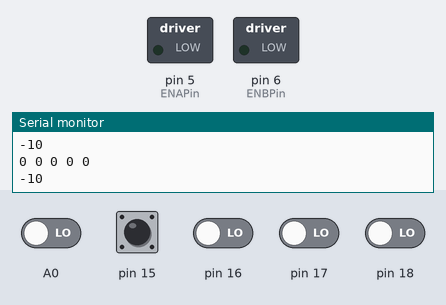
Simulated run of this sketch. Board: Arduino Uno, built with avr-gcc and run on an emulated ATmega328P. Parts: switched loads named in the sketch (green lamp = pin HIGH), the last lines printed to the serial monitor. Dashed ring = blinking. Inputs (shaded band) come from the test bench; at power-on: A0, pin 15–18 LOW.

Above: at 1.2 s.
1.3 s: A0 driven HIGH
At 1.9 s:
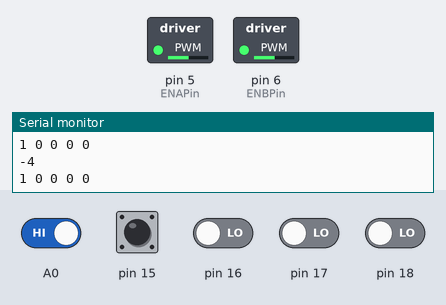
2.8 s: pin 16 driven HIGH
At 4.2 s:
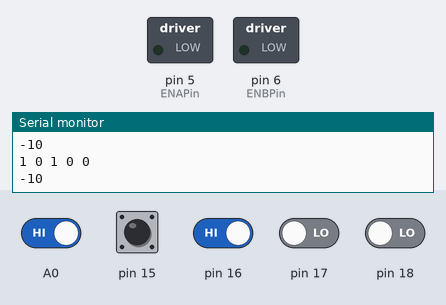
5.8 s: pin 16 driven LOW
At 7.0 s:
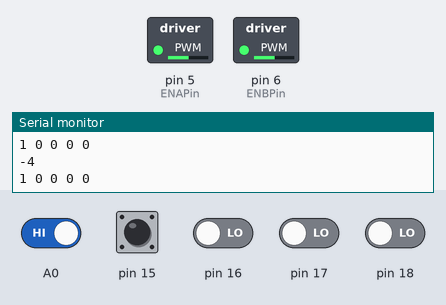
7.3 s: pin 17 driven HIGH
At 8.3 s:
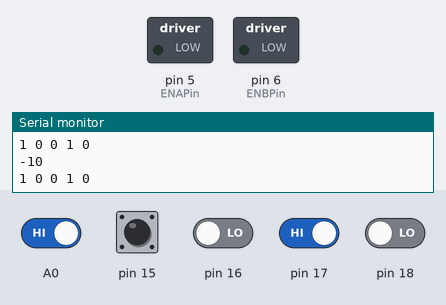
10.3 s: A0 driven LOW
At 10.7 s:
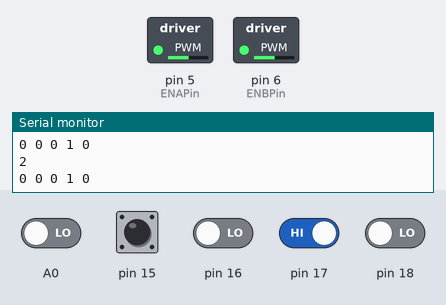
11.8 s: pin 15 pulsed HIGH 5 times (0.12 s each, 0.3 s apart)
At 12.03 s:
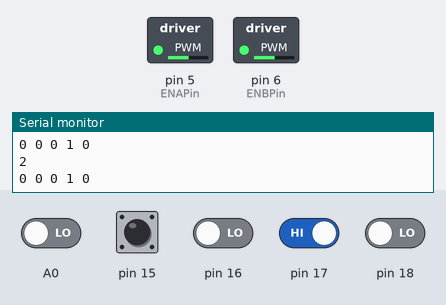
Timing chart, 0 to 14.8 s (numbered marks = the images above; inputs shaded):
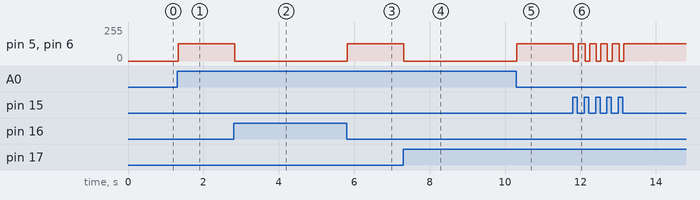

Measured:
- after the input at 1.3 s, pin 5 (ENAPin), pin 6 (ENBPin): 0/255 → 130/255 at once
- after the input at 2.8 s, pin 5 (ENAPin), pin 6 (ENBPin): 130/255 → 0/255 at once
- after the input at 5.8 s, pin 5 (ENAPin), pin 6 (ENBPin): 0/255 → 130/255 at once
- after the input at 7.3 s, pin 5 (ENAPin), pin 6 (ENBPin): 130/255 → 0/255 at once
- after the input at 10.3 s, pin 5 (ENAPin), pin 6 (ENBPin): 0/255 → 130/255 at once
- after the input at 11.8 s, pin 5 (ENAPin), pin 6 (ENBPin): alternates 130/255 for 0.18 s and 0/255 for 0.12 s, 10 changes in all, then stays 130/255, starting at once

The sketch:

line_tracer.ino
```cpp
//#define MOTOR_R_IN1 2
//#define MOTOR_R_IN2 3
//#define MOTOR_R_ENA 5
//#define MOTOR_R_ENB 8
//#define MOTOR_R_PWM 10

//#define MOTOR_L_IN1 4
//#define MOTOR_L_IN2 7
//#define MOTOR_L_ENA 6
//#define MOTOR_L_ENB 9
//#define MOTOR_L_PWM 11

//NewPing sonar[SONAR_NUM]
//{// Sensor object array.
  //NewPing (4, 5, MAX DISTANCE), // Each sensor's trigger pin, echo pin, and max distance to ping.
  //NewPing (6, 7, MAX DISTANCE) ,
  //NewPing (8, 9, MAX DISTANCE)
//};

#define IN1Pin 2
#define IN2Pin 3
#define ENAPin 5

#define IN3Pin 4
#define IN4Pin 7
#define ENBPin 6

int line_sensor [5] = {0,0,0,0,0}; // 배열을 선언

int read_line_sensor()
{
  int i;
  int sum = 0;
  int line_index;

  for(i = 0; i < 5; i++)
  {
    line_sensor[i] = digitalRead(A0+i);
    sum += line_sensor[i];
    Serial.print(line_sensor[i]);
    Serial.print(" ");
  }
  Serial.println("");
  if(sum==0) line_index = -10;
  if(sum==1)
  {
    if(line_sensor[0]==1) line_index = -4;
    if(line_sensor[1]==1) line_index = -2;
    if(line_sensor[2]==1) line_index = 0;
    if(line_sensor[3]==1) line_index = 2;
    if(line_sensor[4]==1) line_index = 4;
  }
  if(sum==2)
  {
    if((line_sensor[0]==1) && (line_sensor[1]==1)) line_index = -3;
    if((line_sensor[1]==1) && (line_sensor[2]==1)) line_index = -1;
    if((line_sensor[2]==1) && (line_sensor[3]==1)) line_index = 1;
    if((line_sensor[3]==1) && (line_sensor[4]==1)) line_index = 3;
  }
  if(sum==5)
  {
    line_index = -10;
  }
  Serial.print(line_index);
  Serial.println("");

  return line_index;
}

//void motor_control (int speed_1, int dir_1, int speed_r, int dir_r)
//{
  //if (dir_1 == 1) // 전진
  //{
    //digitalWrite (MOTOR_L_IN1, HIGH) ;
    //digitalWrite (MOTOR_L_IN2, LOW);
    //analogWrite (MOTOR_L_ENB, speed_1);
  //}
    //else if(dir_1 == -1)//후진
    //{
      //digitalWrite (MOTOR_L_IN1, LOW);
      //digitalWrite (MOTOR_L_IN2, HIGH);
      //analogWrite (MOTOR_L_ENB, speed_1);
    //}
      //else
      //{
        //digitalWrite (MOTOR_L_IN1, LOW);
        //digitalWrite (MOTOR_L_IN2, LOW);
        //analogWrite (MOTOR_L_ENB, 0);
      //}
        //if (dir_r ==1) // 전진
        //{
          //digitalWrite (MOTOR_R_IN1, HIGH);
          //digitalWrite (MOTOR_R_IN2, LOW);
          //analogWrite (MOTOR_R_ENB, speed_r);
        //}
        //else if(dir_r == -1)//후진
        //{
          //digitalWrite (MOTOR_R_IN1, LOW);
          //digitalWrite (MOTOR_R_IN2, HIGH);
          //analogWrite (MOTOR_R_ENB, speed_r);
        //}
        //else
        //{
          //digitalWrite (MOTOR_R_IN1, LOW);
          //digitalWrite (MOTOR_R_IN2, LOW);
          //analogWrite (MOTOR_R_ENB, speed_r);
        //}
//}

void setup ()
{
  // put your setup code here, to run once:
  Serial. begin (9600); //9600 속도로 통신을 시작 한다.
}

void loop()
{
  int index;
  index = read_line_sensor();

  switch(index)
  {
    case -10 :   //정지
            digitalWrite(IN1Pin, HIGH);
            digitalWrite(IN2Pin, LOW);
            digitalWrite(IN3Pin, HIGH);
            digitalWrite(IN4Pin, LOW);
            analogWrite(ENAPin, 0);
            analogWrite(ENBPin, 0);
            break;
    case 0 :     //전진
             digitalWrite(IN1Pin, HIGH);
             digitalWrite(IN2Pin, LOW);
             digitalWrite(IN3Pin, LOW);
             digitalWrite(IN4Pin, HIGH);
             analogWrite(ENAPin, 130);
             analogWrite(ENBPin, 130);
             break;
    case 2 :     //우회전
            digitalWrite(IN1Pin, HIGH);
            digitalWrite(IN2Pin, LOW);
            digitalWrite(IN3Pin, HIGH);
            digitalWrite(IN4Pin, LOW);
            analogWrite(ENAPin, 130);
            analogWrite(ENBPin, 130);
            break;
    case 4 :     //우회전
            digitalWrite(IN1Pin, HIGH);
            digitalWrite(IN2Pin, LOW);
            digitalWrite(IN3Pin, HIGH);
            digitalWrite(IN4Pin, LOW);
            analogWrite(ENAPin, 130);
            analogWrite(ENBPin, 130);
            break;
    case -2 :     //좌회전
           digitalWrite(IN1Pin, LOW);
           digitalWrite(IN2Pin, HIGH);
           digitalWrite(IN3Pin, LOW);
           digitalWrite(IN4Pin, HIGH);
           analogWrite(ENAPin, 130);
           analogWrite(ENBPin, 130);
           break;
    case -4  :    //좌회전
           digitalWrite(IN1Pin, LOW);
           digitalWrite(IN2Pin, HIGH);
           digitalWrite(IN3Pin, LOW);
           digitalWrite(IN4Pin, HIGH);
           analogWrite(ENAPin, 130);
           analogWrite(ENBPin, 130);
           break;
    case -3 :     //좌회전
           digitalWrite(IN1Pin, LOW);
           digitalWrite(IN2Pin, HIGH);
           digitalWrite(IN3Pin, LOW);
           digitalWrite(IN4Pin, HIGH);
           analogWrite(ENAPin, 130);
           analogWrite(ENBPin, 130);
           break;
    case -1 :     //좌회전
           digitalWrite(IN1Pin, LOW);
           digitalWrite(IN2Pin, HIGH);
           digitalWrite(IN3Pin, LOW);
           digitalWrite(IN4Pin, HIGH);
           analogWrite(ENAPin, 130);
           analogWrite(ENBPin, 130);
           break;
    case 1 :     //우회전
           digitalWrite(IN1Pin, HIGH);
            digitalWrite(IN2Pin, LOW);
            digitalWrite(IN3Pin, HIGH);
            digitalWrite(IN4Pin, LOW);
            analogWrite(ENAPin, 130);
            analogWrite(ENBPin, 130);
            break;
    case 3 :     //회전
           digitalWrite(IN1Pin, HIGH);
            digitalWrite(IN2Pin, LOW);
            digitalWrite(IN3Pin, HIGH);
            digitalWrite(IN4Pin, LOW);
            analogWrite(ENAPin, 130);
            analogWrite(ENBPin, 130);
            break;

  }
}
```
